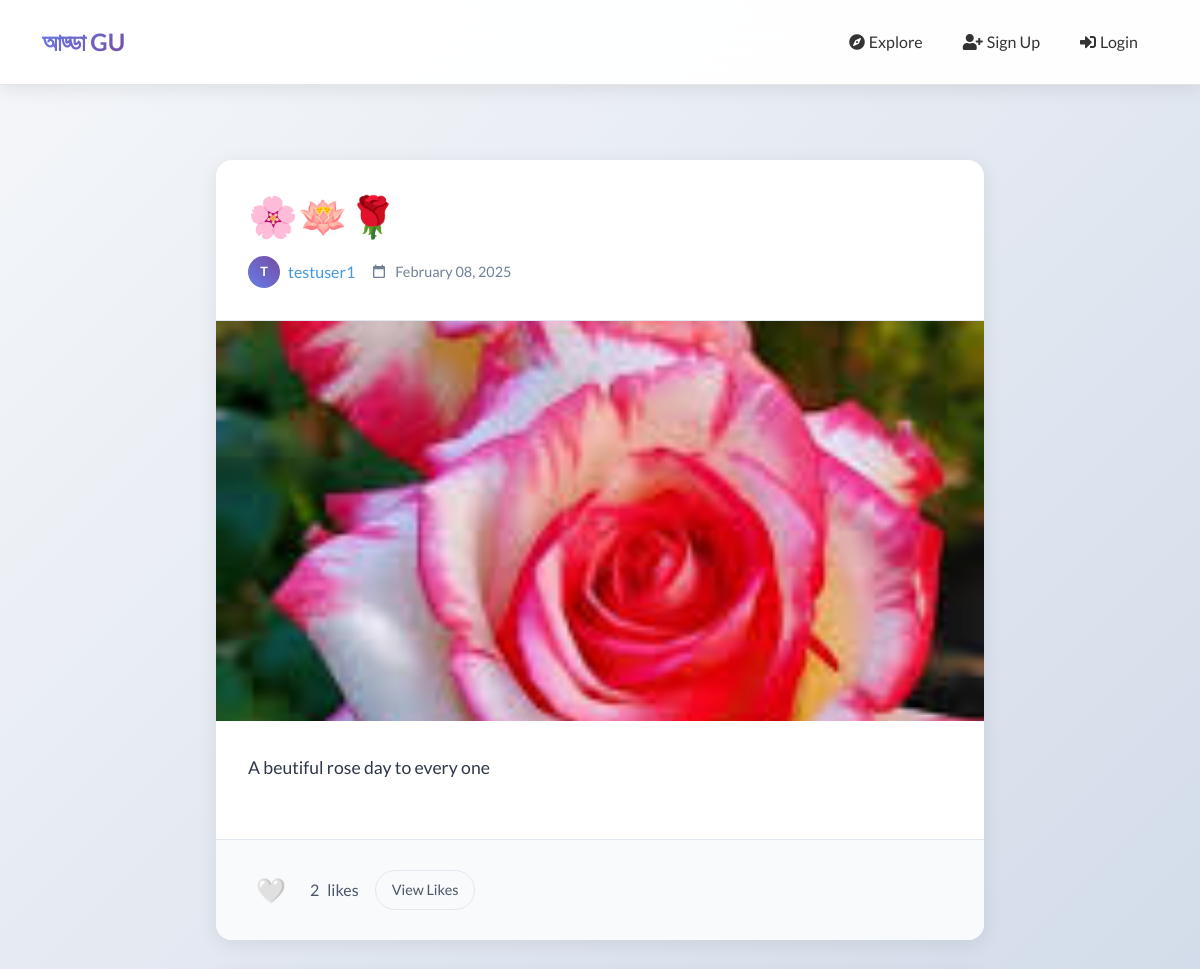
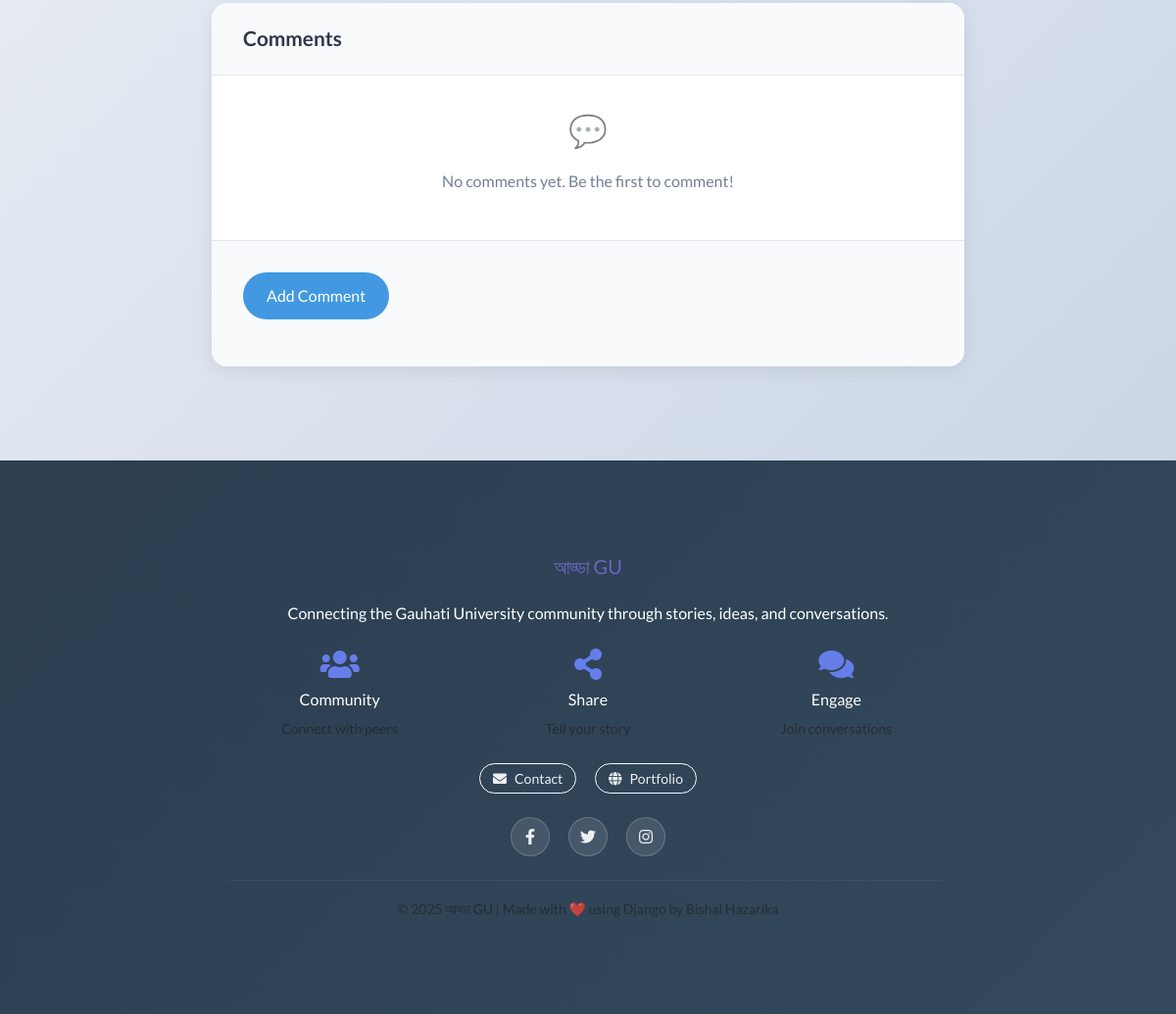
The page /post/13/ on the database its author committed (2 pictures, top to bottom).
### blogs/models.py (models this page shows, shortened)
class BlogPost(models.Model):
    author = models.ForeignKey(settings.AUTH_USER_MODEL, on_delete=models.CASCADE)
    title = models.CharField(max_length=200)
    content = models.TextField()
    created_at = models.DateTimeField(auto_now_add=True)
    blogimage = models.ImageField(upload_to='blogimages/',blank=True,null=True)

### users/models.py (models this page shows, shortened)
class CustomUser(AbstractUser):
    bio = models.TextField(blank=True, null=True)
    profile_picture = models.ImageField(upload_to='profile_pictures/',blank=True,null=True)
    followers = models.ManyToManyField('self', related_name='following', symmetrical=False, blank=True)

### blogs/views.py (the view, shortened to what this page needs)
# urls.py: path('post/<int:pk>/', blog_detail_view, name='blog_detail'),
def blog_detail_view(request, pk):
    blog_post = get_object_or_404(BlogPost, pk =pk)
    comments = blog_post.comments.all()
    liked  = False
    if request.user.is_authenticated:
        liked = blog_post.likes.filter(user=request.user).exists()
    likes = blog_post.likes.all()
    return render(request, 'blogs/blog_detail.html', {
        'post':blog_post,
        'comments':comments,
        'likes':likes,
        'liked': liked
        })

### blogs/templates/blogs/blog_detail.html (shortened to what this page needs)
{% extends 'base.html' %}
{% block content %}
<div class="blog-container">
    <article class="blog-article">
        <header class="blog-header">
            <h1 class="blog-title">{{ post.title }}</h1>
            <div class="blog-meta">
                <a href="{% url 'user_profile' post.author.username %}" class="author-info">
                    {% if post.author.profile_picture %}
                        <img src="{{ post.author.profile_picture.url }}" alt="{{ post.author.username }}" class="author-avatar">
                    {% else %}
                        <div class="author-avatar" style="background: linear-gradient(45deg, #667eea, #764ba2); display: flex; align-items: center; justify-content: center; color: white; font-weight: bold; font-size: 0.8rem;">
                            {{ post.author.username|first|upper }}
                        </div>
                    {% endif %}
                    <span>{{ post.author.username }}</span>
                </a>
                <div class="blog-date">
                    <svg width="16" height="16" viewBox="0 0 24 24" fill="currentColor">
                        <path d="M19,3H18V1H16V3H8V1H6V3H5A2,2 0 0,0 3,5V19A2,2 0 0,0 5,21H19A2,2 0 0,0 21,19V5A2,2 0 0,0 19,3M19,19H5V8H19V19Z"/>
                    </svg>
                    <span>{{ post.created_at|date:"F d, Y" }}</span>
                </div>
            </div>
        </header>
        {% if post.blogimage %}
            <img src="{{ post.blogimage.url }}" alt="{{ post.title }}" class="blog-image">
        {% endif %}
        <div class="blog-content">
            {{ post.content|linebreaks }}
        </div>
        <div class="blog-actions">
            <div class="like-section">
                <button id="like-btn" class="like-btn" data-liked="{{ liked }}" data-url="{% url 'toggle_like' post.pk %}" data-post-id="{{ post.pk }}">
                    <span id="like-icon">{% if liked %}❤️{% else %}🤍{% endif %}</span>
                </button>
                <div class="like-count">
                    <span id="like-count-number">{{ post.likes.count }}</span>
                    <span>likes</span>
                </div>
            </div>
            <button id="view-likes-btn" class="view-likes-btn">View Likes</button>
        </div>
    </article>
    <section class="comments-section">
        <div class="comments-header">
            <h3 class="comments-title">Comments</h3>
        </div>
        {% if comments %}
            <div class="comments-list">
                {% for comment in comments %}
                    <div class="comment-item" id="comment-{{ comment.id }}">
                        <div class="comment-header">
                            <div>
                                <span class="comment-author">{{ comment.author.username }}</span>
                                <span class="comment-date">{{ comment.created_at|date:"M d, Y g:i A" }}</span>
                            </div>
                            {% if comment.author == user %}
                                <button class="delete-comment-btn" data-comment-id="{{ comment.id }}">
                                    <svg width="16" height="16" viewBox="0 0 24 24" fill="currentColor">
                                        <path d="M19,4H15.5L14.5,3H9.5L8.5,4H5V6H19M6,19A2,2 0 0,0 8,21H16A2,2 0 0,0 18,19V7H6V19Z"/>
                                    </svg>
                                </button>
                            {% endif %}
                        </div>
                        <p class="comment-text">{{ comment.text }}</p>
                    </div>
                {% endfor %}
            </div>
        {% else %}
            <div class="empty-state">
                <div class="empty-state-icon">💬</div>
                <p>No comments yet. Be the first to comment!</p>
            </div>
        {% endif %}
        <div class="comment-form-section">
            <button id="add-comment-btn" class="add-comment-btn">Add Comment</button>
        </div>
    </section>
</div>
{% endblock %}

### users/templates/base.html (style rules this page uses)
html, body { height: 100%; font-family: 'Lato', sans-serif; }
body { display: flex; flex-direction: column; background: linear-gradient(135deg, #f5f7fa 0%, #c3cfe2 100%); min-height: 100vh; }
html { scroll-behavior: smooth; }

### blogs/templates/blogs/blog_detail.html (style rules this page uses)
.blog-container { max-width: 800px; margin: 0 auto; padding: 2rem 1rem; }
.blog-article { background: white; border-radius: 16px; box-shadow: 0 4px 20px rgba(0, 0, 0, 0.08); overflow: hidden; margin-bottom: 2rem; }
.blog-header { padding: 2rem; border-bottom: 1px solid #e2e8f0; }
.blog-title { font-size: 2.5rem; font-weight: 700; color: #1a202c; margin: 0 0 1rem 0; line-height: 1.2; }
.blog-meta { display: flex; align-items: center; gap: 1rem; color: #718096; flex-wrap: wrap; }
.author-info { display: flex; align-items: center; gap: 0.5rem; text-decoration: none; color: #4299e1; font-weight: 500; transition: color 0.2s ease; }
.author-avatar { width: 32px; height: 32px; border-radius: 50%; object-fit: cover; }
.blog-date { display: flex; align-items: center; gap: 0.5rem; font-size: 0.9rem; }
.blog-image { width: 100%; max-height: 400px; object-fit: cover; display: block; }
.blog-content { padding: 2rem; font-size: 1.1rem; line-height: 1.7; color: #2d3748; }
.blog-content p { margin-bottom: 1.5rem; }
.blog-actions { padding: 1.5rem 2rem; border-top: 1px solid #e2e8f0; background: #f8fafc; display: flex; align-items: center; justify-content: between; gap: 1rem; flex-wrap: wrap; }
.like-section { display: flex; align-items: center; gap: 1rem; }
.like-btn { background: none; border: none; cursor: pointer; font-size: 1.5rem; transition: transform 0.2s ease; padding: 0.5rem; border-radius: 50%; }
.like-count { display: flex; align-items: center; gap: 0.5rem; font-weight: 500; color: #4a5568; }
.view-likes-btn { background: none; border: 1px solid #e2e8f0; color: #4a5568; padding: 0.5rem 1rem; border-radius: 20px; cursor: pointer; transition: all 0.2s ease; font-size: 0.9rem; }
.comments-section { background: white; border-radius: 16px; box-shadow: 0 4px 20px rgba(0, 0, 0, 0.08); overflow: hidden; }
.comments-header { padding: 1.5rem 2rem; border-bottom: 1px solid #e2e8f0; background: #f8fafc; }
.comments-title { font-size: 1.3rem; font-weight: 600; color: #2d3748; margin: 0; }
.comment-form-section { padding: 2rem; border-top: 1px solid #e2e8f0; background: #f8fafc; }
.add-comment-btn { background: #4299e1; color: white; border: none; padding: 0.75rem 1.5rem; border-radius: 25px; cursor: pointer; font-weight: 500; transition: all 0.2s ease; margin-bottom: 1rem; }
.empty-state { text-align: center; padding: 2rem; color: #718096; }
.empty-state-icon { font-size: 2rem; margin-bottom: 1rem; opacity: 0.5; }

### rows shown on the page
BlogPost: title "🌸🪷🌹", author.username|first "T", author.username "testuser1", created_at "February 08, 2025", blogimage (picture), content "A beutiful rose day to every one", likes.count "2"
